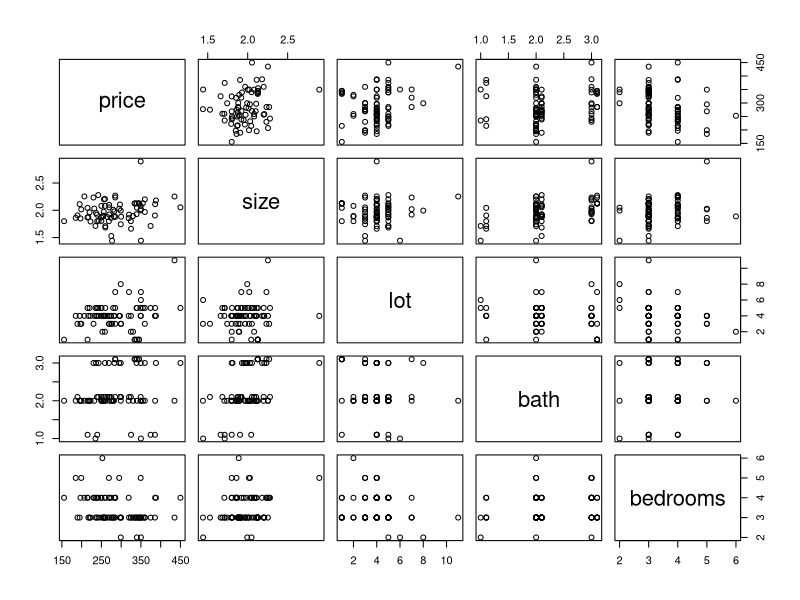
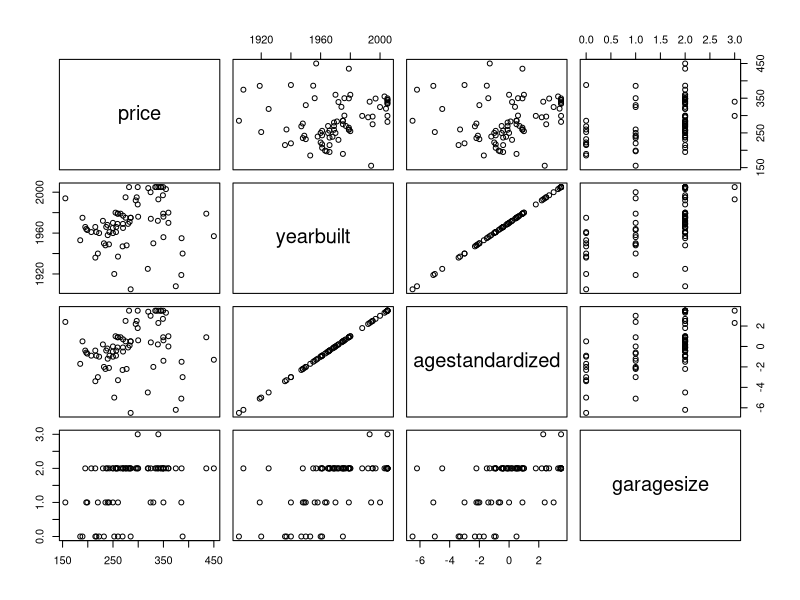
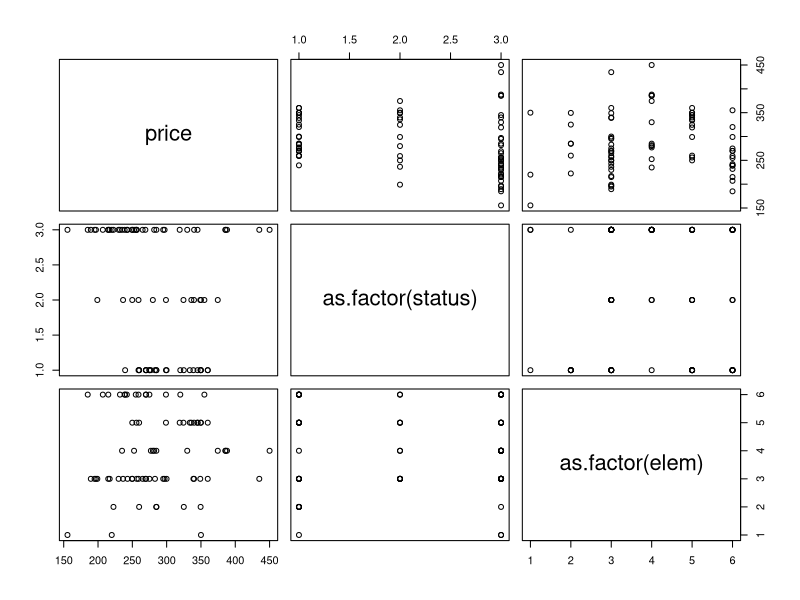
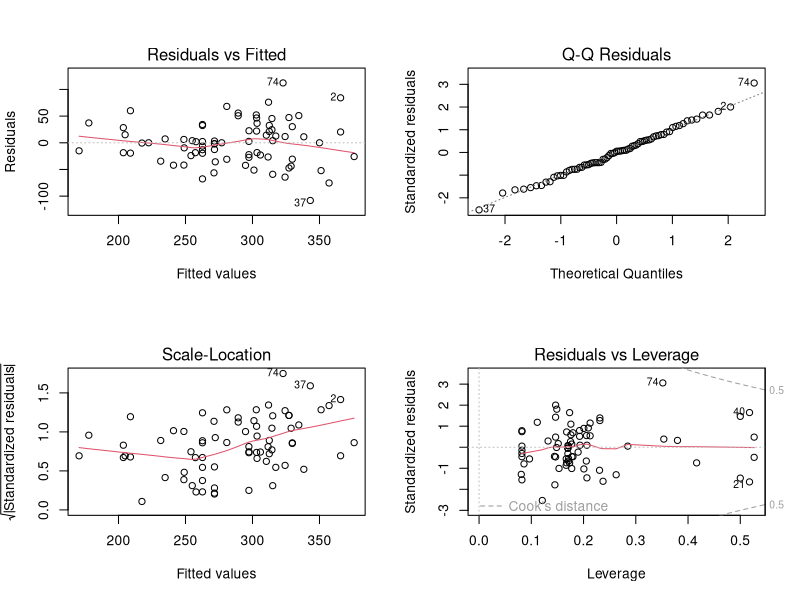
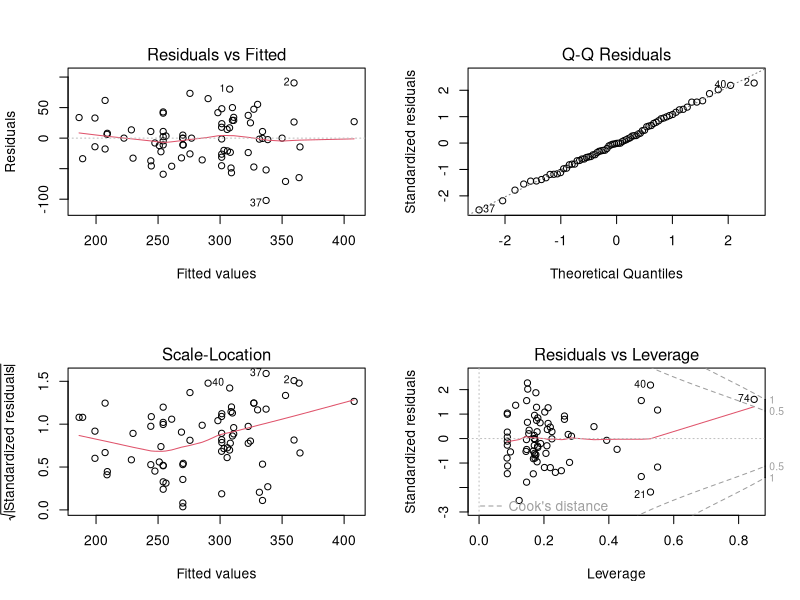
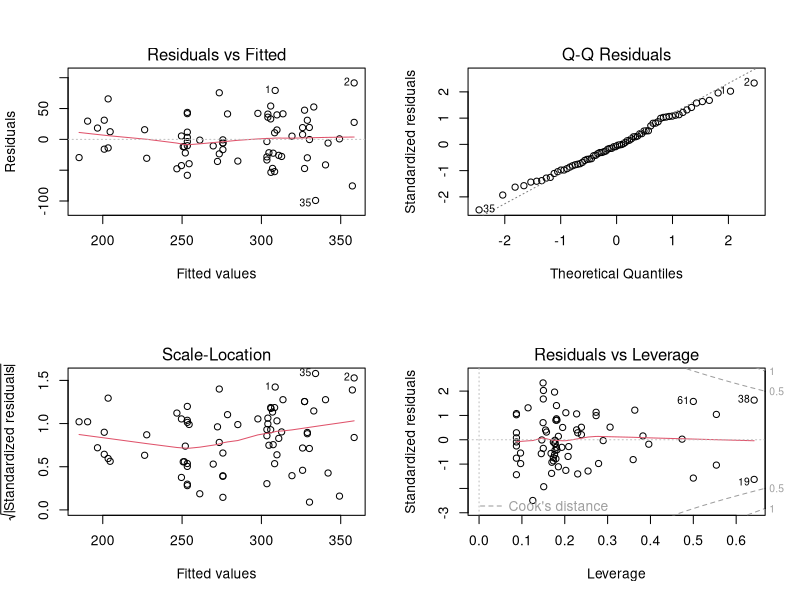

Source code (R) for these figures, in order:
## ---- chunk 1
knitr::opts_chunk$set(echo = TRUE)
library(ggplot2)
library(readxl)
library(knitr)
library(dplyr)
library(stats)
library(skimr)
library(car)
## ---- chunk 2
Housing <- read_excel("Housing.xlsx")
skim(Housing)
## ---- chunk 3
attach(Housing)
pairs(~price+size+lot+bath+bedrooms)
pairs(~price+yearbuilt+agestandardized+garagesize)
pairs(~price +as.factor(status)+as.factor(elem))
## ---- chunk 4
Housing$elemfactor <- as.numeric(as.factor(elem))
Housing$statusfactor <- as.numeric(as.factor(status))
Housing %>%
  select(price,size,lot,bath,bedrooms,yearbuilt,agestandardized,garagesize, elemfactor, statusfactor) %>%
  cor()
## ---- chunk 5
Housing_model1_rough<-lm(price~ lot+garagesize+elem+size+bath+bedrooms+status+elem,data=Housing)
summary(Housing_model1_rough)
vif(Housing_model1_rough)
## ---- chunk 6
Housing_model2_rough<-lm(price~ lot + garagesize + elem + status, data=Housing)
summary(Housing_model2_rough)
vif(Housing_model2_rough)

## ---- chunk 7
Housing_model3_rough<-lm(price ~ lot+ garagesize + elem:status, data=Housing)
summary(Housing_model3_rough)
par(mfrow=c(2,2))
plot(Housing_model3_rough)
## ---- chunk 8
Housing_model_final<-lm(price ~ poly(lot,2)+ garagesize + elem:status, data=Housing)
summary(Housing_model_final)
par(mfrow=c(2,2))
plot(Housing_model_final)

## ---- chunk 9
Housing_nooutliers <- Housing[-c(74,4,20,50), ]
Housing_model_final<-lm(price ~ poly(lot,2)+ garagesize + elem:status, data=Housing_nooutliers)
summary(Housing_model_final)
par(mfrow=c(2,2))
plot(Housing_model_final)
## ---- chunk 10
confint(Housing_model_final)
## ---- chunk 11
predict<-c(1:72)
predict<-predict(Housing_model_final, data=Housing)
mean(predict)
sd(predict)
## ---- chunk 12
mean(predict)+1.96*sd(predict)
mean(predict)-1.96*sd(predict)
## ---- chunk 13
new_house <- data.frame(lot = 7, garagesize = 2, elem = "parker", status = "pen")

predict(Housing_model_final, new_house, interval="predict")

